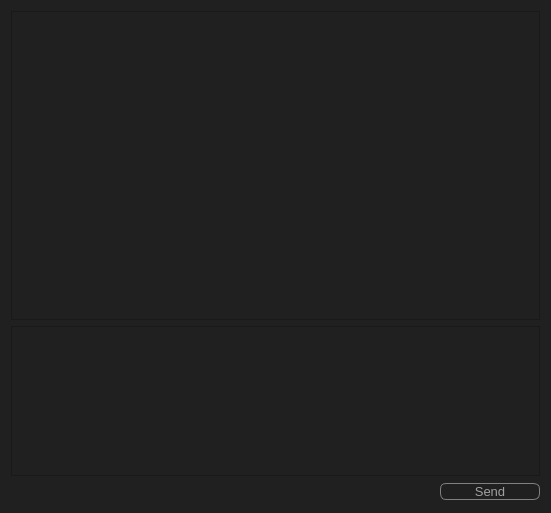
<?xml version="1.0" encoding="UTF-8"?>
<ui version="4.0">
 <class>ConversationDialog</class>
 <widget class="QDialog" name="ConversationDialog">
  <property name="geometry">
   <rect>
    <x>0</x>
    <y>0</y>
    <width>551</width>
    <height>513</height>
   </rect>
  </property>
  <property name="windowTitle">
   <string>Dialog</string>
  </property>
  <property name="styleSheet">
   <string notr="true">QPushButton{
color:#A0A0A0;
border: 1px solid gray;
border-radius:6px;
}

QPushButton:hover{
background-color:#606060;
}

QPushButton:pressed{
border: 2px solid gray;
}

QObject{
background-color:#202020;
font-size:13px;
}

QLabel{
color:#E0E0E0;
}

QLineEdit{
border:1px solid gray;
border-radius:6px;
}
</string>
  </property>
  <layout class="QGridLayout" name="gridLayout">
   <item row="0" column="0" colspan="2">
    <widget class="QTextEdit" name="incomingEdit">
     <property name="readOnly">
      <bool>true</bool>
     </property>
    </widget>
   </item>
   <item row="1" column="0" colspan="2">
    <widget class="QTextEdit" name="outcomingEdit">
     <property name="minimumSize">
      <size>
       <width>0</width>
       <height>150</height>
      </size>
     </property>
     <property name="maximumSize">
      <size>
       <width>16777215</width>
       <height>150</height>
      </size>
     </property>
    </widget>
   </item>
   <item row="2" column="0">
    <spacer name="horizontalSpacer">
     <property name="orientation">
      <enum>Qt::Horizontal</enum>
     </property>
     <property name="sizeHint" stdset="0">
      <size>
       <width>449</width>
       <height>20</height>
      </size>
     </property>
    </spacer>
   </item>
   <item row="2" column="1">
    <widget class="QPushButton" name="sendButton">
     <property name="minimumSize">
      <size>
       <width>100</width>
       <height>0</height>
      </size>
     </property>
     <property name="text">
      <string>Send</string>
     </property>
    </widget>
   </item>
  </layout>
 </widget>
 <resources/>
 <connections/>
</ui>
